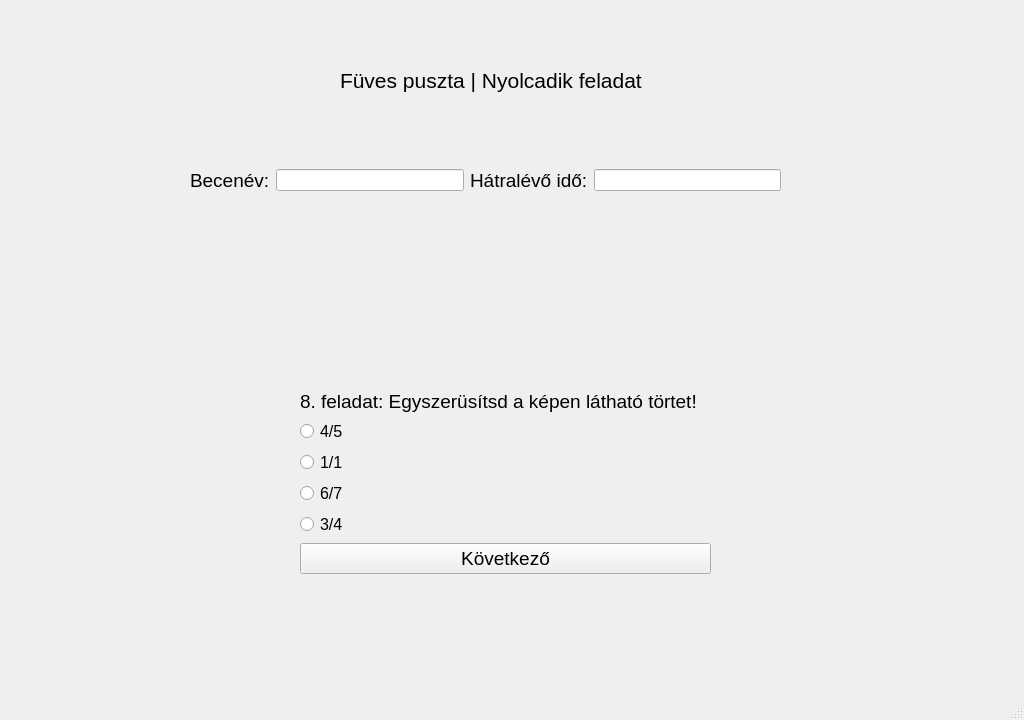
<?xml version="1.0" encoding="UTF-8"?>
<ui version="4.0">
 <class>ques1</class>
 <widget class="QMainWindow" name="ques1">
  <property name="geometry">
   <rect>
    <x>0</x>
    <y>0</y>
    <width>1024</width>
    <height>720</height>
   </rect>
  </property>
  <property name="windowTitle">
   <string>Játékos matematikai gyakorlóprogram</string>
  </property>
  <widget class="QWidget" name="centralwidget">
   <widget class="QLabel" name="label">
    <property name="geometry">
     <rect>
      <x>0</x>
      <y>-10</y>
      <width>1024</width>
      <height>720</height>
     </rect>
    </property>
    <property name="text">
     <string/>
    </property>
    <property name="pixmap">
     <pixmap>../szakdoga hátterek/1096729-video-games-grass-sky-field-pixels-horizon-cloud-grassland-pasture-flock-meadow-plain-prairie-natural-environment-computer-wallpaper-ecosystem.png</pixmap>
    </property>
    <property name="scaledContents">
     <bool>true</bool>
    </property>
   </widget>
   <widget class="QLabel" name="label_4">
    <property name="geometry">
     <rect>
      <x>340</x>
      <y>60</y>
      <width>311</width>
      <height>41</height>
     </rect>
    </property>
    <property name="sizePolicy">
     <sizepolicy hsizetype="Expanding" vsizetype="Preferred">
      <horstretch>0</horstretch>
      <verstretch>0</verstretch>
     </sizepolicy>
    </property>
    <property name="font">
     <font>
      <pointsize>16</pointsize>
     </font>
    </property>
    <property name="text">
     <string>Füves puszta | Nyolcadik feladat</string>
    </property>
   </widget>
   <widget class="QWidget" name="horizontalLayoutWidget">
    <property name="geometry">
     <rect>
      <x>190</x>
      <y>140</y>
      <width>591</width>
      <height>81</height>
     </rect>
    </property>
    <layout class="QHBoxLayout" name="horizontalLayout">
     <item>
      <widget class="QLabel" name="label_2">
       <property name="font">
        <font>
         <pointsize>14</pointsize>
        </font>
       </property>
       <property name="text">
        <string>Becenév:</string>
       </property>
      </widget>
     </item>
     <item>
      <widget class="QLineEdit" name="T1">
       <property name="sizePolicy">
        <sizepolicy hsizetype="Expanding" vsizetype="Fixed">
         <horstretch>0</horstretch>
         <verstretch>0</verstretch>
        </sizepolicy>
       </property>
      </widget>
     </item>
     <item>
      <widget class="QLabel" name="label_3">
       <property name="font">
        <font>
         <pointsize>14</pointsize>
        </font>
       </property>
       <property name="text">
        <string>Hátralévő idő:</string>
       </property>
      </widget>
     </item>
     <item>
      <widget class="QLineEdit" name="T2">
       <property name="sizePolicy">
        <sizepolicy hsizetype="Expanding" vsizetype="Fixed">
         <horstretch>0</horstretch>
         <verstretch>0</verstretch>
        </sizepolicy>
       </property>
      </widget>
     </item>
    </layout>
   </widget>
   <widget class="QWidget" name="formLayoutWidget">
    <property name="geometry">
     <rect>
      <x>300</x>
      <y>390</y>
      <width>411</width>
      <height>251</height>
     </rect>
    </property>
    <layout class="QFormLayout" name="formLayout">
     <property name="labelAlignment">
      <set>Qt::AlignLeading|Qt::AlignLeft|Qt::AlignTop</set>
     </property>
     <item row="2" column="0">
      <widget class="QRadioButton" name="R1">
       <property name="font">
        <font>
         <pointsize>12</pointsize>
        </font>
       </property>
       <property name="text">
        <string>4/5</string>
       </property>
      </widget>
     </item>
     <item row="3" column="0">
      <widget class="QRadioButton" name="R2">
       <property name="font">
        <font>
         <pointsize>12</pointsize>
        </font>
       </property>
       <property name="text">
        <string>1/1</string>
       </property>
      </widget>
     </item>
     <item row="4" column="0">
      <widget class="QRadioButton" name="R3">
       <property name="font">
        <font>
         <pointsize>12</pointsize>
        </font>
       </property>
       <property name="text">
        <string>6/7</string>
       </property>
      </widget>
     </item>
     <item row="5" column="0">
      <widget class="QRadioButton" name="R4">
       <property name="font">
        <font>
         <pointsize>12</pointsize>
        </font>
       </property>
       <property name="text">
        <string>3/4</string>
       </property>
      </widget>
     </item>
     <item row="6" column="0" colspan="2">
      <widget class="QPushButton" name="B1">
       <property name="font">
        <font>
         <pointsize>14</pointsize>
        </font>
       </property>
       <property name="text">
        <string>Következő</string>
       </property>
      </widget>
     </item>
     <item row="1" column="0">
      <widget class="QLabel" name="label_5">
       <property name="font">
        <font>
         <pointsize>14</pointsize>
        </font>
       </property>
       <property name="text">
        <string>8. feladat: Egyszerüsítsd a képen látható törtet!</string>
       </property>
      </widget>
     </item>
    </layout>
   </widget>
   <widget class="QLabel" name="label_6">
    <property name="geometry">
     <rect>
      <x>440</x>
      <y>260</y>
      <width>131</width>
      <height>91</height>
     </rect>
    </property>
    <property name="text">
     <string/>
    </property>
    <property name="pixmap">
     <pixmap>../szakdoga hátterek/feladat képek/8. feladat képe.png</pixmap>
    </property>
    <property name="scaledContents">
     <bool>true</bool>
    </property>
   </widget>
  </widget>
  <widget class="QMenuBar" name="menubar">
   <property name="geometry">
    <rect>
     <x>0</x>
     <y>0</y>
     <width>1024</width>
     <height>21</height>
    </rect>
   </property>
  </widget>
  <widget class="QStatusBar" name="statusbar"/>
 </widget>
 <resources/>
 <connections/>
</ui>
